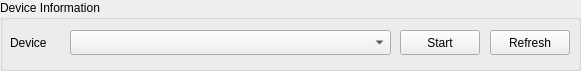
      <widget class="QGroupBox" name="groupBoxCaptureDeviceInformation">
       <property name="enabled">
        <bool>true</bool>
       </property>
       <property name="geometry">
        <rect>
         <x>10</x>
         <y>20</y>
         <width>581</width>
         <height>71</height>
        </rect>
       </property>
       <property name="title">
        <string>Device Information</string>
       </property>
       <widget class="QLabel" name="labelCaptureDeviceInformationDeviceFIxed">
        <property name="geometry">
         <rect>
          <x>10</x>
          <y>30</y>
          <width>50</width>
          <height>25</height>
         </rect>
        </property>
        <property name="minimumSize">
         <size>
          <width>50</width>
          <height>25</height>
         </size>
        </property>
        <property name="maximumSize">
         <size>
          <width>50</width>
          <height>25</height>
         </size>
        </property>
        <property name="text">
         <string>Device</string>
        </property>
       </widget>
       <widget class="QComboBox" name="comboBoxCaptureDeviceInformation">
        <property name="geometry">
         <rect>
          <x>70</x>
          <y>30</y>
          <width>321</width>
          <height>25</height>
         </rect>
        </property>
        <property name="minimumSize">
         <size>
          <width>170</width>
          <height>25</height>
         </size>
        </property>
        <property name="maximumSize">
         <size>
          <width>400</width>
          <height>25</height>
         </size>
        </property>
       </widget>
       <widget class="QPushButton" name="pushButtonCaptureDeviceInformationStart">
        <property name="geometry">
         <rect>
          <x>400</x>
          <y>30</y>
          <width>80</width>
          <height>25</height>
         </rect>
        </property>
        <property name="minimumSize">
         <size>
          <width>80</width>
          <height>25</height>
         </size>
        </property>
        <property name="maximumSize">
         <size>
          <width>80</width>
          <height>25</height>
         </size>
        </property>
        <property name="text">
         <string>Start</string>
        </property>
       </widget>
       <widget class="QPushButton" name="pushButtonCaptureDeviceInformationRefresh">
        <property name="geometry">
         <rect>
          <x>490</x>
          <y>30</y>
          <width>80</width>
          <height>25</height>
         </rect>
        </property>
        <property name="minimumSize">
         <size>
          <width>80</width>
          <height>25</height>
         </size>
        </property>
        <property name="maximumSize">
         <size>
          <width>80</width>
          <height>25</height>
         </size>
        </property>
        <property name="text">
         <string>Refresh</string>
        </property>
       </widget>
      </widget>
